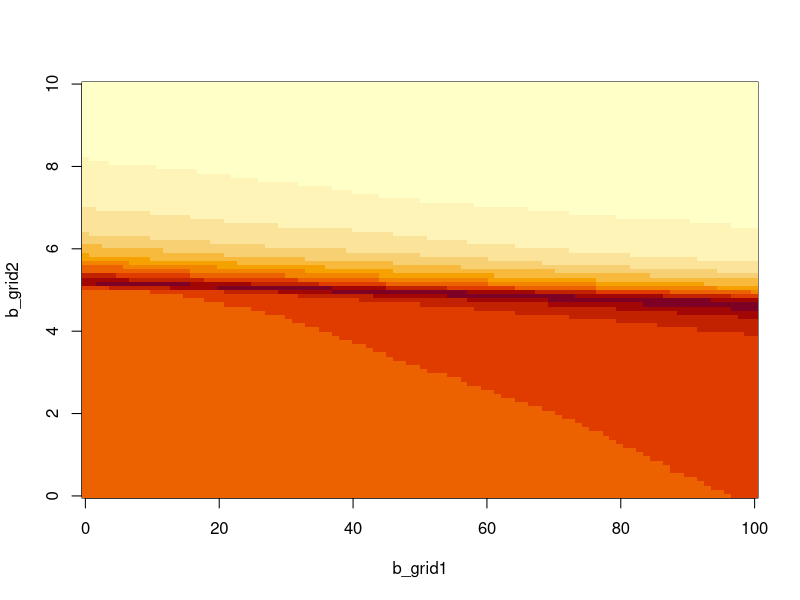

This figure's R source:
rm(list = ls())
n<-1000
beta1<-4
beta2<-5
eps<-0.1
tau<-0.5
lambda=0.01

x<-rexp(n,rate=lambda)
#x <- runif(n, -100, 100)
y<-beta1+beta2*x+rexp(n,rate=lambda)
#y<-beta1+beta2*x+rnorm(n)

#x = log(x)
#y = y/max(abs(y))
maxx<-max(x)
meanx<-mean(x)

loss<-function(b){
  #exp(
    -(eps*n / (4 * (1-tau)*maxx)) *norm(
      -tau * cbind(1, meanx) + sum(t(cbind(1, x))%*%((cbind(1,x)%*%b > y)))/n, type = "M") #-0.00001*t(b)%*%b
 #)
}

grid_n<-100
b_grid1<-seq(0,100,length=grid_n)
b_grid2<-seq(0,10,length=grid_n)

l_val<-matrix(nrow=grid_n,ncol=grid_n)

for(i in 1:grid_n){
  for(j in 1:grid_n){
    l_val[i,j] = loss(c(b_grid1[i],b_grid2[j]))
  }
}

image(b_grid1,b_grid2,l_val)

min(l_val)/max(l_val)
quantreg::rq(y~x, tau = 0.5)


